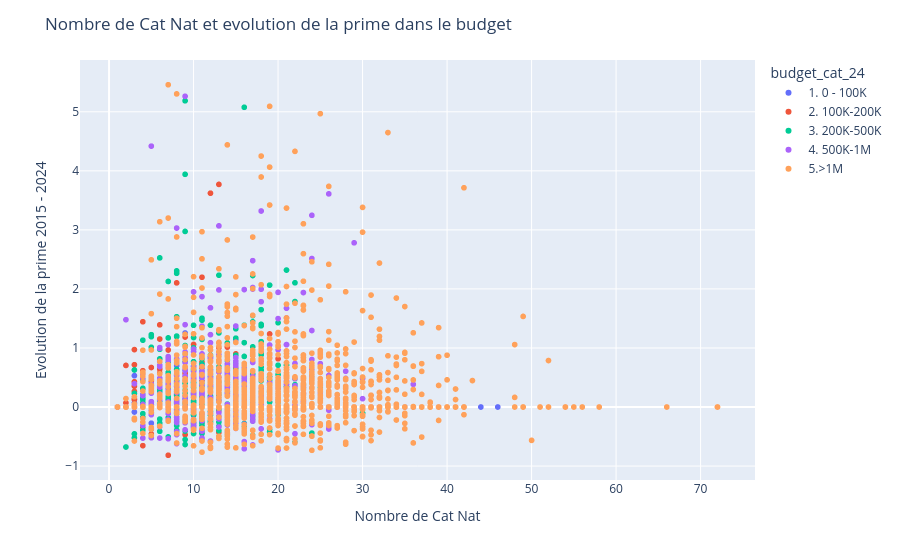

Here is the notebook cell this chart was saved with:
### Markdown cell above
##### Evolution de primes et catnat

### Code cell
fig = px.scatter(
    budget_pivot,
    x="catnat_count",
    y="prime_evolution",
    color="budget_cat_24",
    category_orders={"budget_cat_24": sort1b},
)

fig.update_layout(
    title="Nombre de Cat Nat et evolution de la prime dans le budget",
    yaxis_title="Evolution de la prime 2015 - 2024",
    xaxis_title="Nombre de Cat Nat",
)

fig.show()

### Figure 1 — Plotly figure (JSON) as saved in the notebook; plotly's stock layout.template omitted (floating-point values rounded to 4 significant figures; data arrays with more than 128 entries replaced by an {"elided": "..."} marker saying what was removed)
{"data": [{"hovertemplate": "budget_cat_24=1. 0 - 100K<br>catnat_count=%{x}<br>prime_evolution=%{y}<extra></extra>", "legendgroup": "1. 0 - 100K", "marker": {"color": "#636efa", "symbol": "circle"}, "mode": "markers", "name": "1. 0 - 100K", "showlegend": true, "type": "scattergl", "x": {"elided": "18138 float values"}, "xaxis": "x", "y": {"elided": "18138 float values"}, "yaxis": "y"}, {"hovertemplate": "budget_cat_24=2. 100K-200K<br>catnat_count=%{x}<br>prime_evolution=%{y}<extra></extra>", "legendgroup": "2. 100K-200K", "marker": {"color": "#EF553B", "symbol": "circle"}, "mode": "markers", "name": "2. 100K-200K", "showlegend": true, "type": "scattergl", "x": {"elided": "641 float values"}, "xaxis": "x", "y": {"elided": "641 float values"}, "yaxis": "y"}, {"hovertemplate": "budget_cat_24=3. 200K-500K<br>catnat_count=%{x}<br>prime_evolution=%{y}<extra></extra>", "legendgroup": "3. 200K-500K", "marker": {"color": "#00cc96", "symbol": "circle"}, "mode": "markers", "name": "3. 200K-500K", "showlegend": true, "type": "scattergl", "x": {"elided": "1181 float values"}, "xaxis": "x", "y": {"elided": "1181 float values"}, "yaxis": "y"}, {"hovertemplate": "budget_cat_24=4. 500K-1M<br>catnat_count=%{x}<br>prime_evolution=%{y}<extra></extra>", "legendgroup": "4. 500K-1M", "marker": {"color": "#ab63fa", "symbol": "circle"}, "mode": "markers", "name": "4. 500K-1M", "showlegend": true, "type": "scattergl", "x": {"elided": "933 float values"}, "xaxis": "x", "y": {"elided": "933 float values"}, "yaxis": "y"}, {"hovertemplate": "budget_cat_24=5.>1M<br>catnat_count=%{x}<br>prime_evolution=%{y}<extra></extra>", "legendgroup": "5.>1M", "marker": {"color": "#FFA15A", "symbol": "circle"}, "mode": "markers", "name": "5.>1M", "showlegend": true, "type": "scattergl", "x": {"elided": "2307 float values"}, "xaxis": "x", "y": {"elided": "2307 float values"}, "yaxis": "y"}], "layout": {"legend": {"title": {"text": "budget_cat_24"}, "tracegroupgap": 0}, "margin": {"t": 60}, "title": {"text": "Nombre de Cat Nat et evolution de la prime dans le budget"}, "xaxis": {"anchor": "y", "domain": [0, 1], "title": {"text": "Nombre de Cat Nat"}}, "yaxis": {"anchor": "x", "domain": [0, 1], "title": {"text": "Evolution de la prime 2015 - 2024"}}}}
